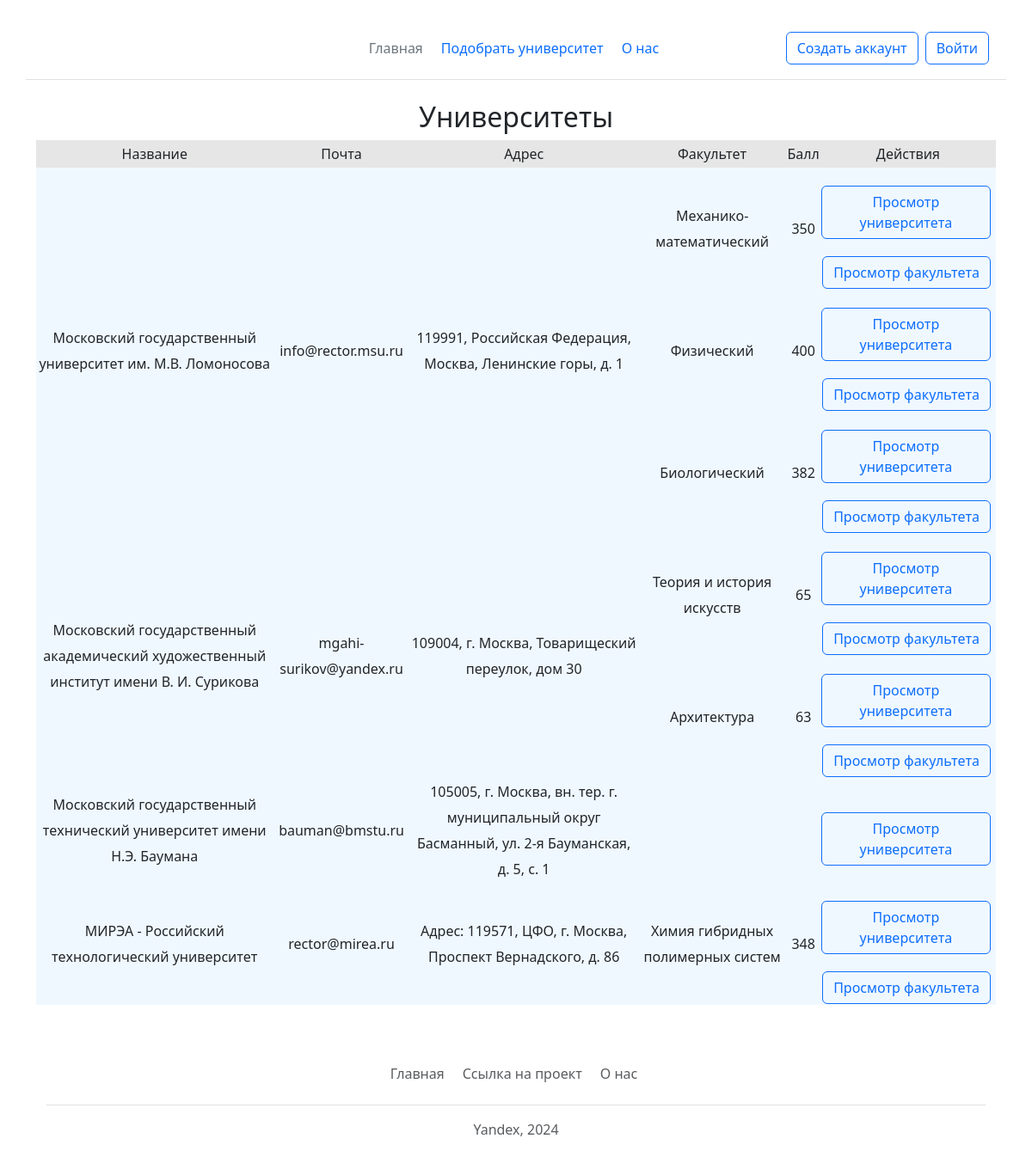
The page /home on the database its author committed.
### data/universities.py (models this page shows)
class Universities(SqlAlchemyBase, SerializerMixin):
    __tablename__ = 'universities'
    id = sqlalchemy.Column(sqlalchemy.Integer,
                           primary_key=True, autoincrement=True)
    name = sqlalchemy.Column(sqlalchemy.String, nullable=False)
    email = sqlalchemy.Column(sqlalchemy.String, index=True, unique=True, nullable=False)
    address = sqlalchemy.Column(sqlalchemy.String, nullable=False)
    deleted = sqlalchemy.Column(sqlalchemy.Boolean, default=False, nullable=False)
    faculties = relationship('Faculties')
    competitions = relationship('Competitions',
                                secondary='comp_to_university',
                                backref='universities')

### data/faculties.py (models this page shows)
class Faculties(SqlAlchemyBase, SerializerMixin):
    __tablename__ = 'faculties'
    id = sa.Column(sa.Integer,
                           primary_key=True, autoincrement=True)
    name = sa.Column(sa.String, nullable=False)
    university_id = sa.Column(sa.String, sa.ForeignKey('universities.id'), nullable=False)
    score = sa.Column(sa.Integer, nullable=True)
    deleted = sa.Column(sa.Boolean, default=False, nullable=False)
    fclasses = relationship(Classes, secondary='faculties_classes')

### main.py (the view)
@app.route('/')
@app.route('/home')
def works_log():
    universities = db_sess.query(Universities).filter_by(deleted=0).all()
    return render_template('mainwindow.html', title='Университеты', universities=universities)

### templates/mainwindow.html (shortened to what this page needs)
{% extends 'base.html' %}
{% block content %}
<main class="container form-signin w-80 m-auto">
    <h2 align="center">Университеты</h2>
        <table class="tbl">
            <tr class="mn">
                <td>Название</td>
                <td>Почта</td>
                <td>Адрес</td>
                <td>Факультет</td>
                <td>Балл</td>
                <td>Действия</td>
            </tr>
            {% for university in universities %}
            {% set faculties = university.faculties|selectattr('deleted', 'equalto', false)|list %}
            {% set f_number = faculties|length %}
            {% if f_number > 0 %}
            <tr>
                <td rowspan="{{f_number}}">{{ university.name }}</td>
                <td rowspan="{{f_number}}">{{ university.email }}</td>
                <td rowspan="{{f_number}}">{{ university.address }}</td>
                <td>{{ faculties[0].name }}</td>
                <td>{{ faculties[0].score }}</td>
                <td>
                    <a class="btn btn-outline-primary" href="/view_university/{{ university.id }}">Просмотр университета</a>
                    <a class="btn btn-outline-primary" href="/view_faculty/{{ faculties[0].id }}">Просмотр факультета</a>
                </td>
            </tr>
            {% else %}
            <tr>
                <td>{{ university.name }}</td>
                <td>{{ university.email }}</td>
                <td>{{ university.address }}</td>
                <td></td>
                <td></td>
                <td>
                    <a class="btn btn-outline-primary" href="/view_university/{{ university.id }}">Просмотр университета</a>
                </td>
            </tr>
            {% endif %}
            {% for faculty in faculties %}
            {% if loop.index != 1 %}
            <tr>
                <td>{{ faculty.name }}</td>
                <td>{{ faculty.score }}</td>
                <td>
                    <a class="btn btn-outline-primary" href="/view_university/{{ university.id }}">Просмотр университета</a>
                    <a class="btn btn-outline-primary" href="/view_faculty/{{ faculty.id }}">Просмотр факультета</a>
                </td>
            </tr>
            {% endif %}
            {% endfor %}
            {% endfor %}
        </table>
{% endblock %}

### templates/base.html (shortened to what this page needs)
<!DOCTYPE html>
<html lang="ru">
<head>
    <link rel="stylesheet" href="css/style.css">
    <link rel="stylesheet" href="{{url_for('static', filename='css/main.css') }}">
    <link rel="stylesheet" href="https://cdn.jsdelivr.net/npm/bootstrap@5.3.2/dist/css/bootstrap.min.css"
>
</head>
<body>
    <header class="container d-flex flex-wrap align-items-center justify-content-center justify-content-md-between py-3 mb-4 border-bottom">
    <div class="col-md-3 mb-2 mb-md-0">
        <a href="/" class="d-inline-flex link-body-emphasis text-decoration-none">
            <svg class="bi" width="40" height="32" role="img" aria-label="Bootstrap">
                <use xlink:href="#bootstrap"></use>
            </svg>
        </a>
    </div>
    <ul class="nav col-12 col-md-auto mb-2 justify-content-center mb-md-0">
        <li><a href="/home" class="nav-link px-2 link-secondary">Главная</a></li>
        <li><a href="/select_universities" class="nav-link px-2">Подобрать университет</a></li>
        <li><a href="/about" class="nav-link px-2">О нас</a></li>
    </ul>
    <div class="col-md-3 text-end">
            {% if current_user.is_authenticated %}
                <a class="btn btn-outline-primary" href="/logout">{{ current_user.surname }} {{ current_user.name }}</a>
                <a class="btn btn-outline-primary" href="/user/{{ current_user.id }}">Изменить профиль</a>
            {% else %}
                <a href="/login" type="button" class="btn btn-outline-primary me-2">Войти</a>
                <a href="/register" type="button" class="btn btn-outline-primary me-2">Создать аккаунт</a>
            {% endif %}
    </div>
    </header>
    {% block content %}{% endblock %}
    <footer class="container py-3 my-4">
    <ul class="nav justify-content-center border-bottom pb-3 mb-3">
        <li class="nav-item"><a href="/home" class="nav-link px-2 text-body-secondary">Главная</a></li>
        <li class="nav-item"><a href="https://github.com/Mishgite/Choosing_institute"
                                class="nav-link px-2 text-body-secondary">Ссылка на проект</a></li>
        <li class="nav-item"><a href="/about" class="nav-link px-2 text-body-secondary">О нас</a></li>
    </ul>
    <p class="text-center text-body-secondary">Yandex, 2024</p>
    </footer>
</body>
</html>

### static/css/style.css (style rules this page uses)
tr.mn { text-align: center; background-color: #e6e6e6; }
.tbl { width: 100%; text-align: center; background-color: aliceblue; line-height: 30px; }
a { display: inline-block; float: right; margin-right: 5px; margin-top: 1.25em; }

### rows shown on the page
Universities: name "Московский государственный университет им. М.В. Ломоносова", email "info@rector.msu.ru", address "119991, Российская Федерация, Москва, Ленинские горы, д. 1"
Faculties: name "Механико-математический", score "350"
Faculties: name "Физический", score "400"
Faculties: name "Биологический", score "382"
Universities: name "Московский государственный академический художественный институт имени В. И. Сурикова", email "mgahi-surikov@yandex.ru", address "109004, г. Москва, Товарищеский переулок, дом 30"
Faculties: name "Теория и история искусств", score "65"
Faculties: name "Архитектура", score "63"
Universities: name "Московский государственный технический университет имени Н.Э. Баумана", email "bauman@bmstu.ru", address "105005, г. Москва, вн. тер. г. муниципальный округ Басманный, ул. 2-я Бауманская, д. 5, с. 1"
Universities: name "МИРЭА - Российский технологический университет", email "rector@mirea.ru", address "Адрес: 119571, ЦФО, г. Москва, Проспект Вернадского, д. 86"
Faculties: name "Химия гибридных полимерных систем", score "348"
